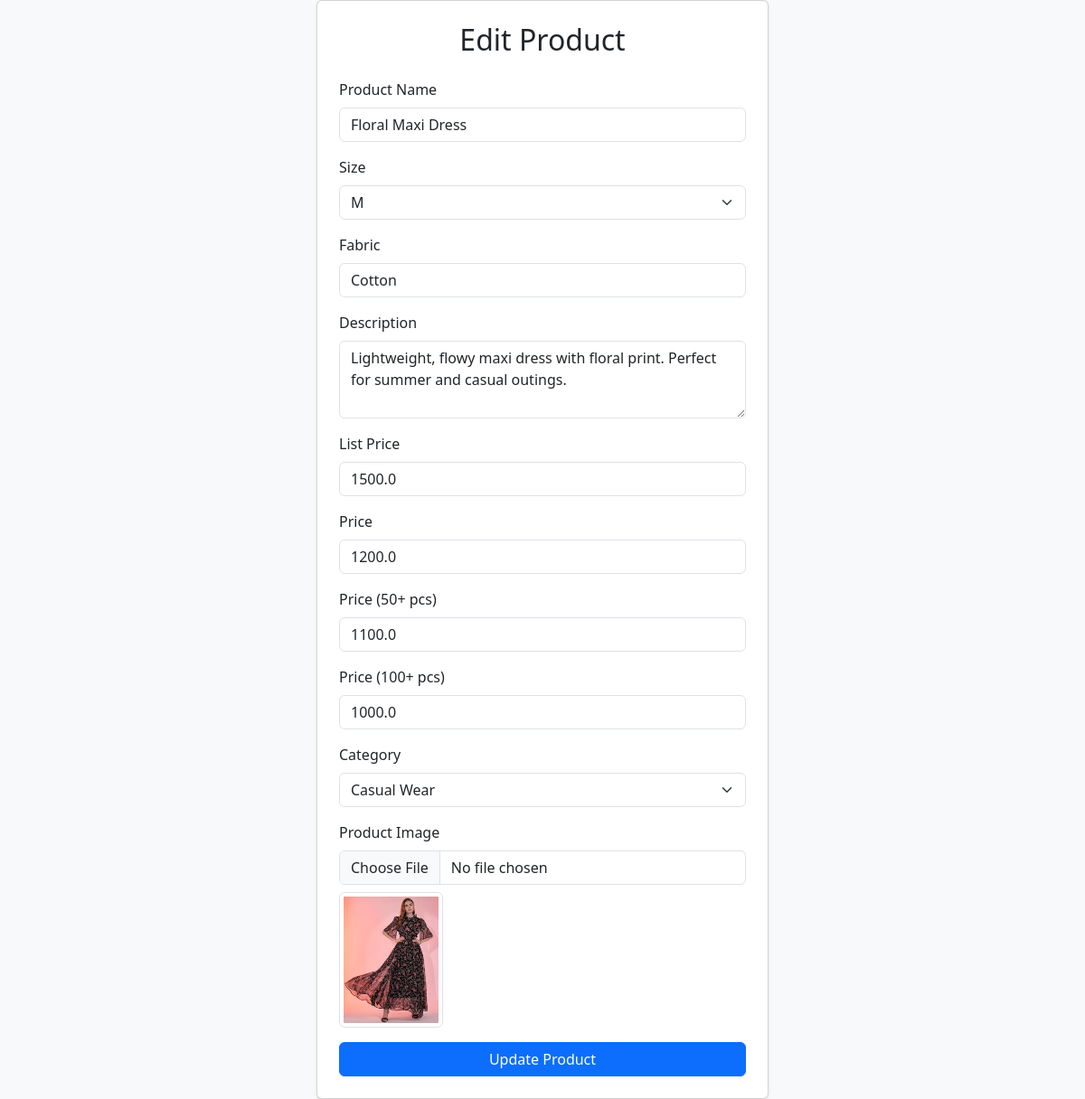
The app's page /productedit/1 with its own data.
### manager/models.py (models this page shows, shortened)
class product(models.Model):
    name=models.CharField(max_length=20)
    size=models.CharField(max_length=20)
    fabric=models.CharField(max_length=20)
    description=models.TextField()
    listprice=models.FloatField()
    price=models.FloatField()
    price50=models.FloatField()
    price100=models.FloatField()
    categoryid=models.ForeignKey(category,on_delete=models.CASCADE)
    image=models.FileField(upload_to='media')

class category(models.Model):
    cname=models.CharField(max_length=100)

### manager/views.py (the view, shortened to what this page needs)
# urls.py: path('productedit/<int:id>',views. productedit,name='productedit'),
def productedit(request,id):
     r=get_object_or_404(product,id=id)
     cate=category.objects.all()
     n=product.objects.filter(id=id)
     return render(request,'admin/editproduct.html',{'ca':cate,'s':n})

### template/admin/editproduct.html (shortened to what this page needs)
{% load static %}
<!DOCTYPE html>
<html lang="en">
<head>
  <link href="https://cdn.jsdelivr.net/npm/bootstrap@5.3.3/dist/css/bootstrap.min.css" rel="stylesheet">
</head>
<body class="bg-light">
<div class="container d-flex justify-content-center align-items-center" style="min-height:100vh;">
  <div class="card shadow-sm p-4" style="width: 100%; max-width: 500px;">
    <h2 class="card-title text-center mb-4">Edit Product</h2>
    {% for product in s %}
    <form action="{% url 'productedit' product.id %}" method="post" enctype="multipart/form-data">
      <div class="mb-3">
        <label class="form-label">Product Name</label>
        <input type="text" name="name" class="form-control" value="{{ product.name }}" required>
      </div>
      <div class="mb-3">
        <label class="form-label">Size</label>
        <select name="size" class="form-select">
          <option value="M" {% if product.size == 'M' %}selected{% endif %}>M</option>
        </select>
      </div>
      <div class="mb-3">
        <label class="form-label">Fabric</label>
        <input type="text" name="fabric" class="form-control" value="{{ product.fabric }}">
      </div>
      <div class="mb-3">
        <label class="form-label">Description</label>
        <textarea name="description" rows="3" class="form-control" required>{{ product.description }}</textarea>
      </div>
      <div class="mb-3">
        <label class="form-label">List Price</label>
        <input type="number" step="0.01" name="listprice" class="form-control" value="{{ product.listprice }}" required>
      </div>
      <div class="mb-3">
        <label class="form-label">Price</label>
        <input type="number" step="0.01" name="price" class="form-control" value="{{ product.price }}" required>
      </div>
      <div class="mb-3">
        <label class="form-label">Price (50+ pcs)</label>
        <input type="number" step="0.01" name="price50" class="form-control" value="{{ product.price50 }}">
      </div>
      <div class="mb-3">
        <label class="form-label">Price (100+ pcs)</label>
        <input type="number" step="0.01" name="price100" class="form-control" value="{{ product.price100 }}">
      </div>
      <div class="mb-3">
        <label class="form-label">Category</label>
        <select name="categoryid" class="form-select" required>
          {% for c in ca %}
            <option value="{{ c.id }}" {% if product.categoryid.id == c.id %}selected{% endif %}>{{ c.cname }}</option>
          {% endfor %}
        </select>
      </div>
      <div class="mb-3">
        <label class="form-label">Product Image</label>
        <input type="file" name="image" class="form-control">
        {% if product.image %}
          <img src="{{ product.image.url }}" alt="Product Image" class="img-thumbnail mt-2" style="max-height:150px;">
        {% endif %}
      </div>
      <button type="submit" class="btn btn-primary w-100">Update Product</button>
    </form>
    {% endfor %}
  </div>
</div>
</body>
</html>

### records on screen
product: name "Floral Maxi Dress", size "M", fabric "Cotton", description "Lightweight, flowy maxi dress with floral print. Perfect for summer and casual outings.", listprice "1500.0", price "1200.0", price50 "1100.0", price100 "1000.0", categoryid "Casual Wear", image (picture)
